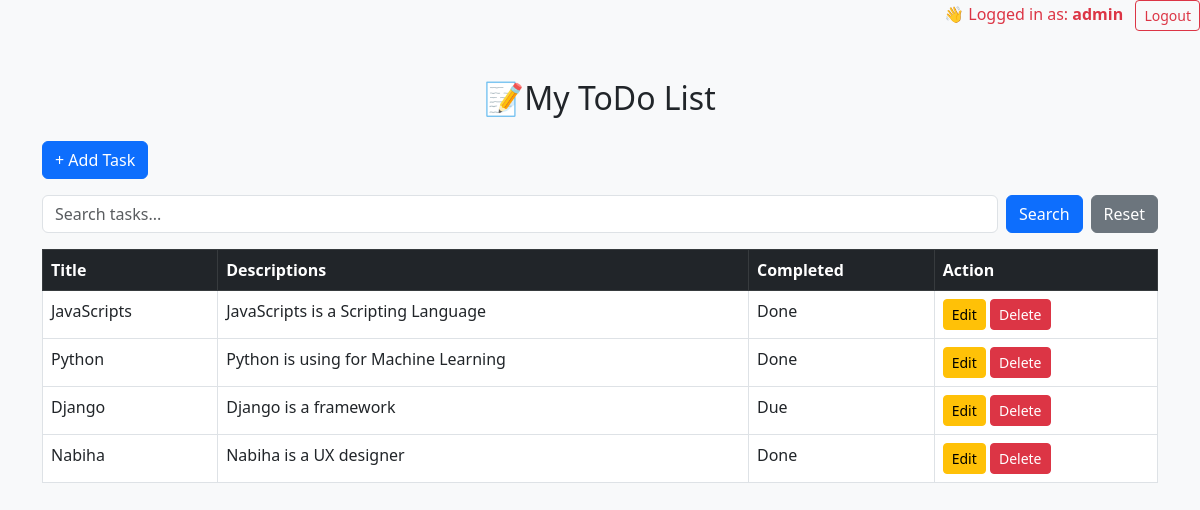
The app's page / (signed in) with its own data.
### tasks/models.py (models this page shows, shortened)
class Task(models.Model):
    user = models.ForeignKey(User,on_delete=models.CASCADE)
    title = models.CharField(max_length=200)
    description = models.TextField(blank=True, null=True)
    completed = models.BooleanField(default=False)
    created_at = models.DateTimeField(auto_now_add=True)

### tasks/views.py (the view)
# urls.py: path('', views.task_list, name='task_list'),
@login_required
@login_required
def task_list(request):
    query = request.GET.get('q', '')  # default empty string
    tasks = Task.objects.filter(user=request.user)  # start with user's tasks
    if query:
        tasks = tasks.filter(title__icontains=query)  # filter by search
    return render(request, 'tasks/task_list.html', {'tasks': tasks, 'query': query})

### tasks/templates/tasks/task_list.html (shortened to what this page needs)
<!DOCTYPE html>
<html lang="en">
<head>
     <link href="https://cdn.jsdelivr.net/npm/bootstrap@5.3.0/dist/css/bootstrap.min.css" rel="stylesheet">
<div class="text-end mb-3">
  <p class="d-inline me-2 text-danger">
    👋 Logged in as: <strong>{{ request.user.username }}</strong>
  </p>
  <form method="post" action="{% url 'logout' %}" class="d-inline">
    <button type="submit" class="btn btn-sm btn-outline-danger">Logout</button>
  </form>
</div>
</head>
<body class = "bg-light">
<div class="container mt-5">
    <h2 class = 'text-center mb-4'>📝My ToDo List</h2>
    <a href="{% url 'task_create' %}" class="btn btn-primary mb-3">+ Add Task</a>
<form method="GET" class="mb-3 d-flex">
  <input type="text" name="q" placeholder="Search tasks..." value="{{ query }}" class="form-control me-2">
  <button type="submit" class="btn btn-primary">Search</button>
  <a href="{% url 'task_list' %}" class="btn btn-secondary ms-2">Reset</a>
</form>
    <table class = "table table-bordered">
        <thead class = 'table-dark'>
            <tr >
                <th>Title</th>
                <th>Descriptions</th>
                <th>Completed</th>
                <th>Action</th>
            </tr>
        </thead>
        <tbody>
            {% for task in tasks %}
                <tr>
                <td>{{task.title}}</td>
                <td>{{task.description}}</td>
                <td>{% if task.completed%} Done {% else %} Due {% endif %} </td>
                <td>
                <a href="{% url 'task_update' task.id %}" class ="btn btn-sm btn-warning">Edit</a>
                 <a href="{% url 'task_delete' task.id %}" class="btn btn-sm btn-danger">Delete</a>
                 </td>
                </tr>
            {% endfor %}
        </tbody>
    </table>
</div>
</body>
</html>

### records on screen
Task: title "JavaScripts", description "JavaScripts is a Scripting Language", completed "Done"
Task: title "Python", description "Python is using for Machine Learning", completed "Done"
Task: title "Django", description "Django is a framework", completed "Due"
Task: title "Nabiha", description "Nabiha is a UX designer", completed "Done"

### other values on screen
{{ request.user.username }} "admin"
